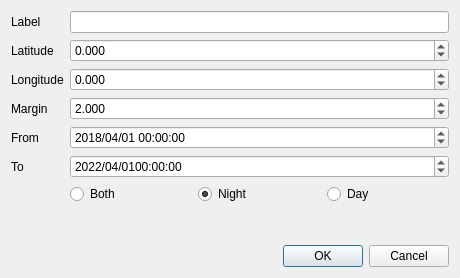
<?xml version="1.0" encoding="UTF-8"?>
<ui version="4.0">
 <class>AreaDialog</class>
 <widget class="QDialog" name="AreaDialog">
  <property name="geometry">
   <rect>
    <x>0</x>
    <y>0</y>
    <width>460</width>
    <height>278</height>
   </rect>
  </property>
  <property name="sizePolicy">
   <sizepolicy hsizetype="Fixed" vsizetype="Expanding">
    <horstretch>0</horstretch>
    <verstretch>0</verstretch>
   </sizepolicy>
  </property>
  <property name="maximumSize">
   <size>
    <width>600</width>
    <height>100000</height>
   </size>
  </property>
  <property name="font">
   <font>
    <family>Liberation Sans</family>
    <pointsize>9</pointsize>
   </font>
  </property>
  <property name="windowTitle">
   <string>Edit Area</string>
  </property>
  <property name="modal">
   <bool>true</bool>
  </property>
  <layout class="QVBoxLayout" name="verticalLayout_2">
   <item>
    <layout class="QVBoxLayout" name="verticalLayout">
     <item>
      <layout class="QFormLayout" name="formLayout">
       <item row="0" column="0">
        <widget class="QLabel" name="label_7">
         <property name="font">
          <font>
           <family>Liberation Sans</family>
           <pointsize>9</pointsize>
          </font>
         </property>
         <property name="text">
          <string>Label</string>
         </property>
        </widget>
       </item>
       <item row="0" column="1">
        <widget class="QLineEdit" name="area">
         <property name="font">
          <font>
           <family>Liberation Sans</family>
           <pointsize>9</pointsize>
          </font>
         </property>
        </widget>
       </item>
       <item row="1" column="0">
        <widget class="QLabel" name="label_6">
         <property name="font">
          <font>
           <family>Liberation Sans</family>
           <pointsize>9</pointsize>
          </font>
         </property>
         <property name="text">
          <string>Latitude</string>
         </property>
        </widget>
       </item>
       <item row="1" column="1">
        <widget class="QDoubleSpinBox" name="latitude">
         <property name="font">
          <font>
           <family>Liberation Sans</family>
           <pointsize>9</pointsize>
          </font>
         </property>
         <property name="decimals">
          <number>3</number>
         </property>
         <property name="minimum">
          <double>-90.000000000000000</double>
         </property>
         <property name="maximum">
          <double>90.000000000000000</double>
         </property>
         <property name="value">
          <double>0.000000000000000</double>
         </property>
        </widget>
       </item>
       <item row="2" column="0">
        <widget class="QLabel" name="label_1">
         <property name="font">
          <font>
           <family>Liberation Sans</family>
           <pointsize>9</pointsize>
          </font>
         </property>
         <property name="text">
          <string>Longitude</string>
         </property>
        </widget>
       </item>
       <item row="2" column="1">
        <widget class="QDoubleSpinBox" name="longitude">
         <property name="font">
          <font>
           <family>Liberation Sans</family>
           <pointsize>9</pointsize>
          </font>
         </property>
         <property name="decimals">
          <number>3</number>
         </property>
         <property name="minimum">
          <double>-180.000000000000000</double>
         </property>
         <property name="maximum">
          <double>180.000000000000000</double>
         </property>
        </widget>
       </item>
       <item row="3" column="0">
        <widget class="QLabel" name="label">
         <property name="font">
          <font>
           <family>Liberation Sans</family>
           <pointsize>9</pointsize>
          </font>
         </property>
         <property name="text">
          <string>Margin</string>
         </property>
        </widget>
       </item>
       <item row="3" column="1">
        <widget class="QDoubleSpinBox" name="margin">
         <property name="font">
          <font>
           <family>Liberation Sans</family>
           <pointsize>9</pointsize>
          </font>
         </property>
         <property name="decimals">
          <number>3</number>
         </property>
         <property name="maximum">
          <double>90.000000000000000</double>
         </property>
         <property name="value">
          <double>2.000000000000000</double>
         </property>
        </widget>
       </item>
       <item row="4" column="0">
        <widget class="QLabel" name="label_3">
         <property name="font">
          <font>
           <family>Liberation Sans</family>
           <pointsize>9</pointsize>
          </font>
         </property>
         <property name="text">
          <string>From</string>
         </property>
        </widget>
       </item>
       <item row="4" column="1">
        <widget class="QDateTimeEdit" name="dtstart">
         <property name="font">
          <font>
           <family>Liberation Sans</family>
           <pointsize>9</pointsize>
          </font>
         </property>
         <property name="dateTime">
          <datetime>
           <hour>0</hour>
           <minute>0</minute>
           <second>0</second>
           <year>2018</year>
           <month>4</month>
           <day>1</day>
          </datetime>
         </property>
         <property name="date">
          <date>
           <year>2018</year>
           <month>4</month>
           <day>1</day>
          </date>
         </property>
         <property name="time">
          <time>
           <hour>0</hour>
           <minute>0</minute>
           <second>0</second>
          </time>
         </property>
         <property name="maximumDateTime">
          <datetime>
           <hour>23</hour>
           <minute>59</minute>
           <second>59</second>
           <year>2100</year>
           <month>12</month>
           <day>31</day>
          </datetime>
         </property>
         <property name="minimumDateTime">
          <datetime>
           <hour>0</hour>
           <minute>0</minute>
           <second>0</second>
           <year>1970</year>
           <month>1</month>
           <day>1</day>
          </datetime>
         </property>
         <property name="displayFormat">
          <string>yyyy/MM/dd HH:mm:ss</string>
         </property>
        </widget>
       </item>
       <item row="5" column="0">
        <widget class="QLabel" name="label_4">
         <property name="font">
          <font>
           <family>Liberation Sans</family>
           <pointsize>9</pointsize>
          </font>
         </property>
         <property name="text">
          <string>To</string>
         </property>
        </widget>
       </item>
       <item row="5" column="1">
        <widget class="QDateTimeEdit" name="dtend">
         <property name="font">
          <font>
           <family>Liberation Sans</family>
           <pointsize>9</pointsize>
          </font>
         </property>
         <property name="date">
          <date>
           <year>2022</year>
           <month>4</month>
           <day>1</day>
          </date>
         </property>
         <property name="maximumDateTime">
          <datetime>
           <hour>23</hour>
           <minute>59</minute>
           <second>59</second>
           <year>2100</year>
           <month>12</month>
           <day>31</day>
          </datetime>
         </property>
         <property name="minimumDateTime">
          <datetime>
           <hour>0</hour>
           <minute>0</minute>
           <second>0</second>
           <year>1970</year>
           <month>1</month>
           <day>1</day>
          </datetime>
         </property>
         <property name="displayFormat">
          <string>yyyy/MM/ddHH:mm:ss</string>
         </property>
        </widget>
       </item>
       <item row="6" column="1">
        <layout class="QHBoxLayout" name="horizontalLayout_2">
         <item>
          <widget class="QRadioButton" name="both">
           <property name="font">
            <font>
             <family>Liberation Sans</family>
             <pointsize>9</pointsize>
            </font>
           </property>
           <property name="text">
            <string>Both</string>
           </property>
           <attribute name="buttonGroup">
            <string notr="true">buttonGroup</string>
           </attribute>
          </widget>
         </item>
         <item>
          <widget class="QRadioButton" name="nightOnly">
           <property name="font">
            <font>
             <family>Liberation Sans</family>
             <pointsize>9</pointsize>
            </font>
           </property>
           <property name="text">
            <string>Night</string>
           </property>
           <property name="checked">
            <bool>true</bool>
           </property>
           <attribute name="buttonGroup">
            <string notr="true">buttonGroup</string>
           </attribute>
          </widget>
         </item>
         <item>
          <widget class="QRadioButton" name="dayOnly">
           <property name="font">
            <font>
             <family>Liberation Sans</family>
             <pointsize>9</pointsize>
            </font>
           </property>
           <property name="text">
            <string>Day</string>
           </property>
           <attribute name="buttonGroup">
            <string notr="true">buttonGroup</string>
           </attribute>
          </widget>
         </item>
        </layout>
       </item>
      </layout>
     </item>
     <item>
      <widget class="QDialogButtonBox" name="buttonBox">
       <property name="orientation">
        <enum>Qt::Horizontal</enum>
       </property>
       <property name="standardButtons">
        <set>QDialogButtonBox::Cancel|QDialogButtonBox::Ok</set>
       </property>
      </widget>
     </item>
    </layout>
   </item>
  </layout>
 </widget>
 <tabstops>
  <tabstop>area</tabstop>
  <tabstop>latitude</tabstop>
  <tabstop>longitude</tabstop>
  <tabstop>dtstart</tabstop>
  <tabstop>dtend</tabstop>
 </tabstops>
 <resources/>
 <connections>
  <connection>
   <sender>buttonBox</sender>
   <signal>accepted()</signal>
   <receiver>AreaDialog</receiver>
   <slot>accept()</slot>
   <hints>
    <hint type="sourcelabel">
     <x>248</x>
     <y>254</y>
    </hint>
    <hint type="destinationlabel">
     <x>157</x>
     <y>274</y>
    </hint>
   </hints>
  </connection>
  <connection>
   <sender>buttonBox</sender>
   <signal>rejected()</signal>
   <receiver>AreaDialog</receiver>
   <slot>reject()</slot>
   <hints>
    <hint type="sourcelabel">
     <x>316</x>
     <y>260</y>
    </hint>
    <hint type="destinationlabel">
     <x>286</x>
     <y>274</y>
    </hint>
   </hints>
  </connection>
 </connections>
 <buttongroups>
  <buttongroup name="buttonGroup"/>
 </buttongroups>
</ui>
